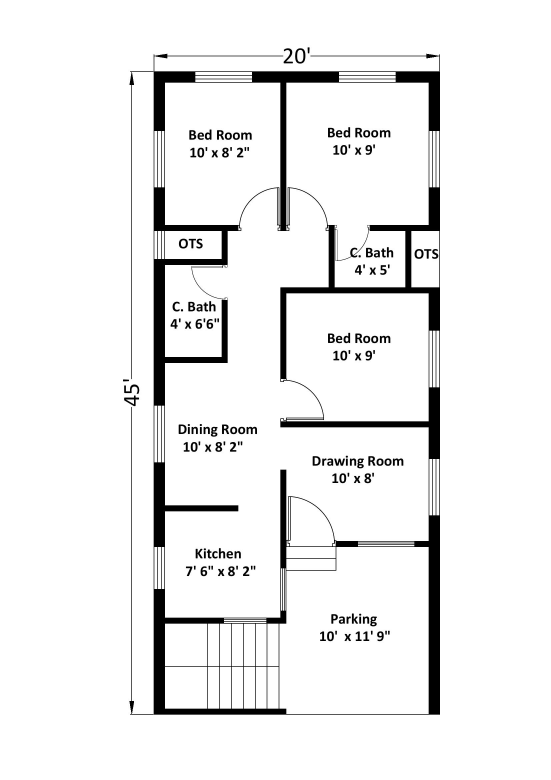
#> input picture blueprint_images/20x45-Model.jpg, 1653 x 2339 px (shown at 1/3 size)
$ python -i core_functions.py   (imports and definitions only)
#> lines starting #> are read from the running program, lines starting #| are printed output that depends on the picture; after the words box and inside, x2 and y2 are one past the last pixel; in counts of white or black regions, pixels touching at a corner belong together
#> further down, picture is the input picture: shape (2339, 1653, 3); min 0, max 255, mean 238.4
### helpers.py
import cv2
import numpy as np
import math
import sys
from PyQt5.QtWidgets import QApplication
# [6 lines left out: function getDPI, not called in this run]

def create_blank(width, height, rgb_color=(0, 0, 0)):
    """Create new image(numpy array) filled with certain color in RGB"""
    # Create black blank image
    image = np.zeros((height, width, 3), np.uint8)

    # Since OpenCV uses BGR, convert the color first
    color = tuple(reversed(rgb_color))
    # Fill image with color
    image[:] = color

    return image

# [65 lines left out: functions line_length, same_direction, image_resize, line_intersection, getRectCenters, not called in this run]

### core_functions.py
import cv2
import numpy as np
import math
from helpers import *

#This method was scrapped as it was a hack to find labels by color of the text
# [96 lines left out: functions getPossibleTitles, drawRect, getEdges, findLines, paintPoints, getConvex, not called in this run]

def getContours(src):
    gray = cv2.cvtColor(src, cv2.COLOR_BGR2GRAY)
    edges_hull = cv2.Canny(gray, 100, 100)
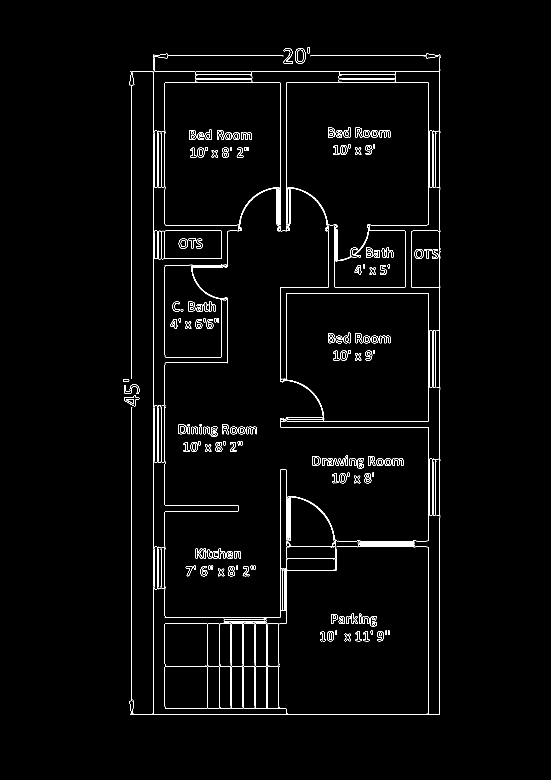
#> edges_hull: shape (2339, 1653) (shown at 1/3 size); 1.4% white in thin lines or dots, all inside (x1, y1, x2, y2) = (369, 142, 1321, 2145)

    contourImg = create_blank(src.shape[1], src.shape[0], (255,255,255))
    contours, hierarchy = cv2.findContours(edges_hull, cv2.RETR_LIST, cv2.CHAIN_APPROX_NONE)
#> contours = 689 contours, 179 with area under 20; largest, box (x1, y1, x2, y2) and area: (485, 794, 684, 1388) 41210, (494, 794, 668, 1072) 40197, (1003, 676, 1216, 863) 30283, (1003, 690, 1216, 863) 29048, (660, 1993, 836, 2127) 12845
    cv2.drawContours(contourImg, contours, -1, (255, 0, 0), 2)
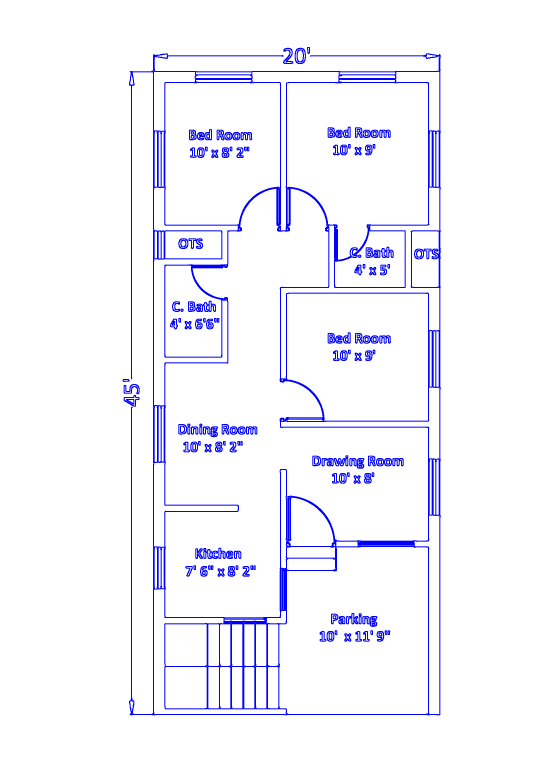
#> contourImg: shape (2339, 1653, 3) (shown at 1/3 size); mean of channels 0, 1, 2 255, 244.1, 244.1; drawn as B, G, R
    return contourImg

# [24 lines left out: functions fillRooms, getArea, not called in this run]

def convertPixeltoSquareFeet(pixels, DPI, scaleFactor):
    squareInch = DPI**2
    return (pixels / squareInch) / float(scaleFactor) ** 2

def mergeImages(base, overlay, alpha):
    res = cv2.addWeighted(base, .7, overlay, alpha, 0)
    return res

>>> import cv2
>>> picture = cv2.imread('blueprint_images/20x45-Model.jpg')
>>> result = getContours(picture)

$ run again, on blueprint_images/2bedV2.jpg
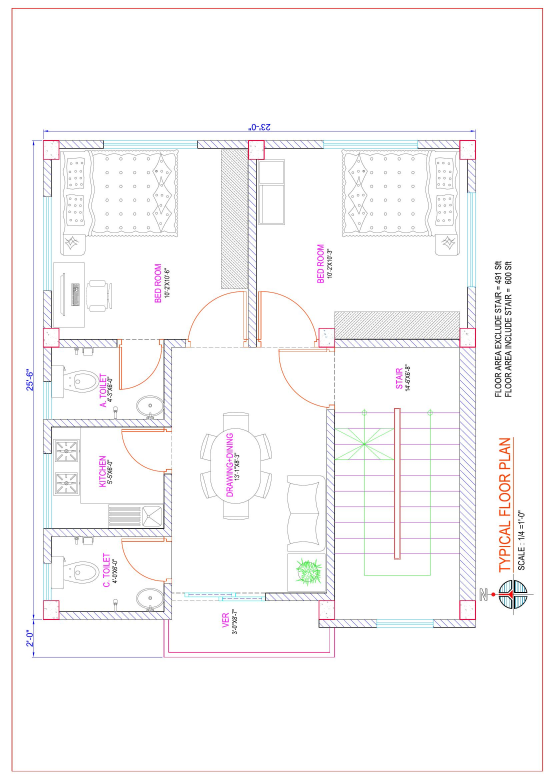
#> input picture blueprint_images/2bedV2.jpg, 1654 x 2339 px (shown at 1/3 size)
#> picture is the input picture: shape (2339, 1654, 3); mean B, G, R 248.2, 247.6, 248.9
#> in getContours, `edges_hull = cv2.Canny(gray, 100, 100)`:
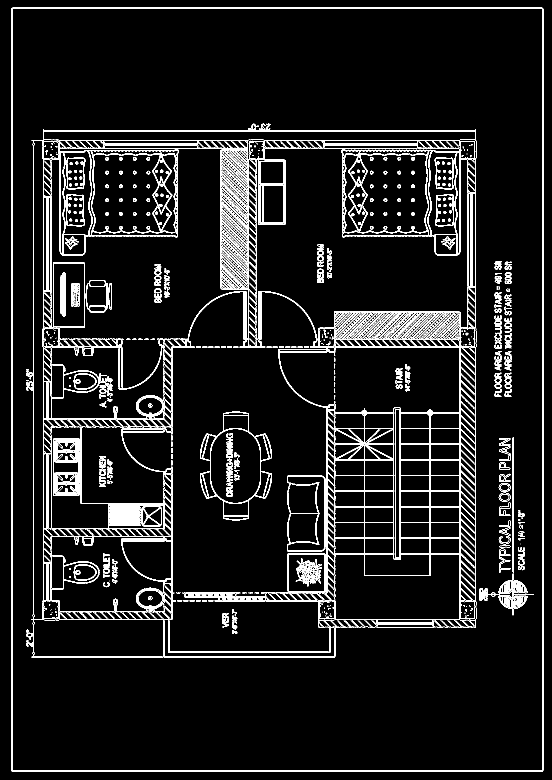
#> edges_hull: shape (2339, 1654) (shown at 1/3 size); 5% white in thin lines or dots
#> contours = 5602 contours, 4273 with area under 20; largest, box (x1, y1, x2, y2) and area: (34, 23, 1630, 2315) 3654131, (34, 23, 1630, 2315) 3654130, (37, 25, 1627, 2313) 3632455, (37, 25, 1627, 2313) 3632453, (983, 1042, 1379, 1858) 118286
#> in getContours, `cv2.drawContours(contourImg, contours, -1, (255, 0, 0), 2)`:
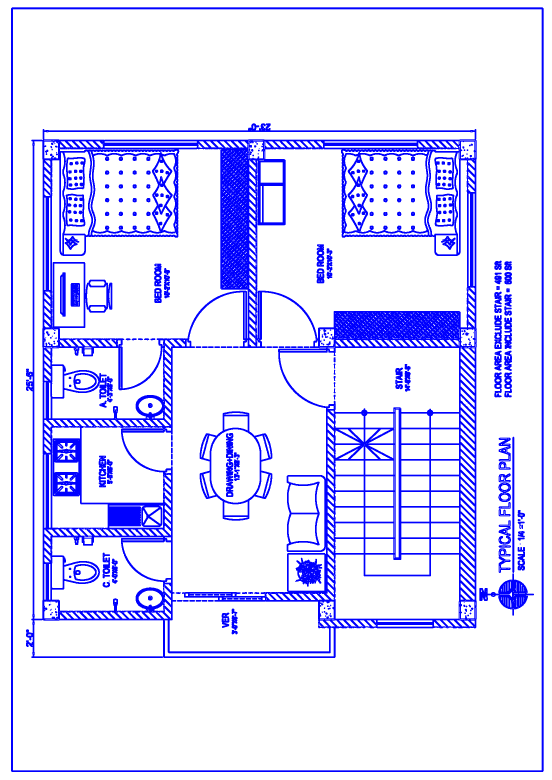
#> contourImg: shape (2339, 1654, 3) (shown at 1/3 size); mean of channels 0, 1, 2 255, 219.6, 219.6; drawn as B, G, R

$ run again, on blueprint_images/2bedhouse1.jpg
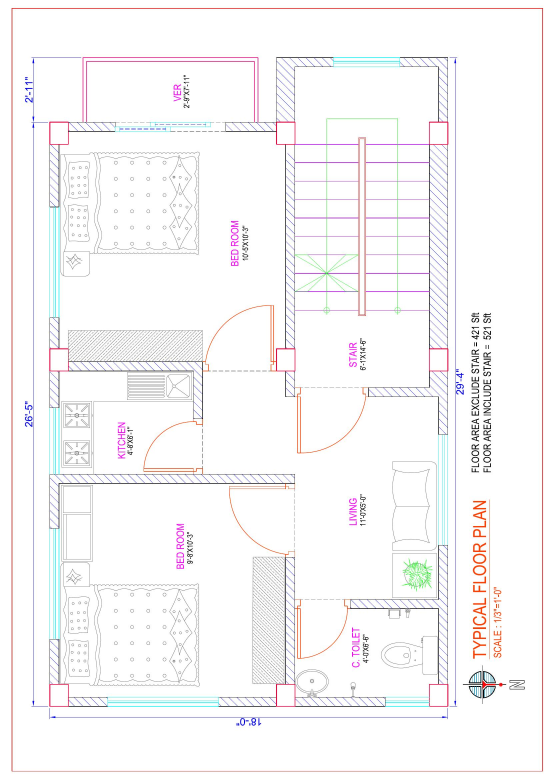
#> input picture blueprint_images/2bedhouse1.jpg, 1654 x 2339 px (shown at 1/3 size)
#> picture is the input picture: shape (2339, 1654, 3); mean B, G, R 247.6, 246.9, 248.2
#> in getContours, `edges_hull = cv2.Canny(gray, 100, 100)`:
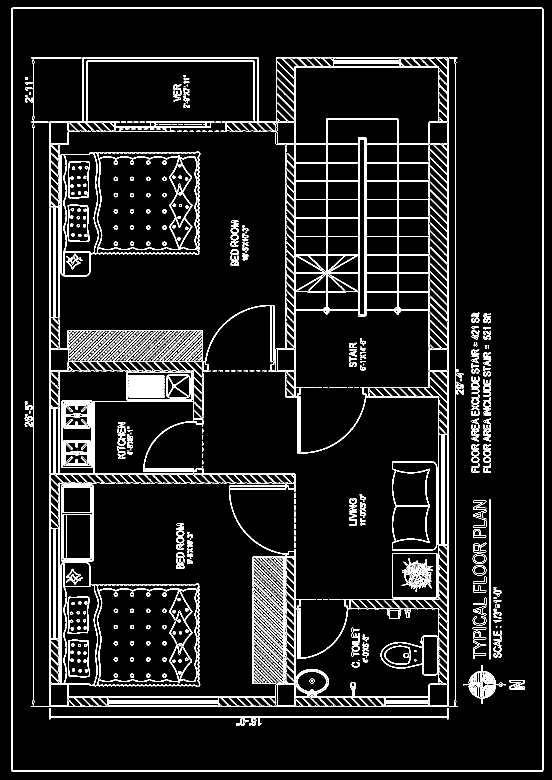
#> edges_hull: shape (2339, 1654) (shown at 1/3 size); 5.3% white in thin lines or dots
#> contours = 5002 contours, 3619 with area under 20; largest, box (x1, y1, x2, y2) and area: (34, 23, 1630, 2315) 3654131, (34, 23, 1630, 2315) 3654130, (37, 25, 1627, 2313) 3632455, (37, 25, 1627, 2313) 3632453, (181, 454, 601, 830) 125397
#> in getContours, `cv2.drawContours(contourImg, contours, -1, (255, 0, 0), 2)`:
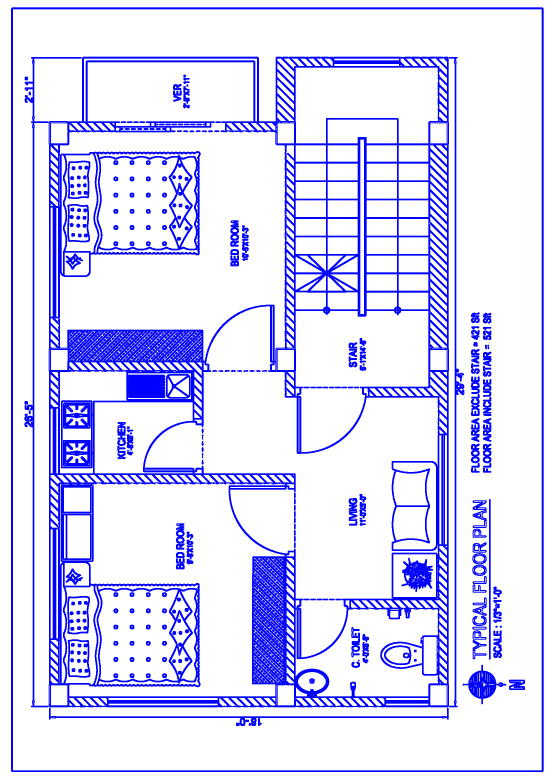
#> contourImg: shape (2339, 1654, 3) (shown at 1/3 size); mean of channels 0, 1, 2 255, 217, 217; drawn as B, G, R
